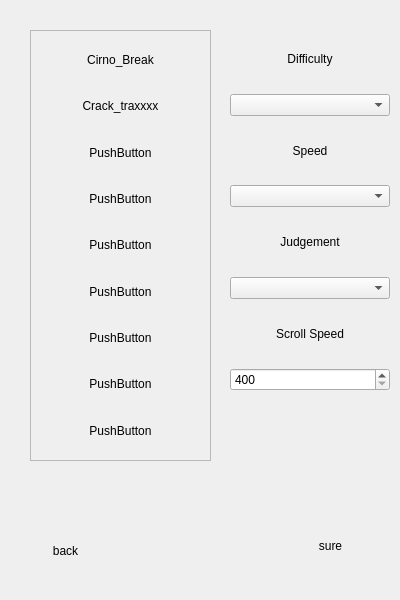
<?xml version="1.0" encoding="UTF-8"?>
<ui version="4.0">
 <class>MainWindow</class>
 <widget class="QWidget" name="MainWindow">
  <property name="geometry">
   <rect>
    <x>0</x>
    <y>0</y>
    <width>400</width>
    <height>600</height>
   </rect>
  </property>
  <property name="minimumSize">
   <size>
    <width>400</width>
    <height>600</height>
   </size>
  </property>
  <property name="maximumSize">
   <size>
    <width>400</width>
    <height>600</height>
   </size>
  </property>
  <property name="windowTitle">
   <string>选歌界面</string>
  </property>
  <widget class="QWidget" name="centralwidget" native="true">
   <property name="geometry">
    <rect>
     <x>0</x>
     <y>0</y>
     <width>410</width>
     <height>601</height>
    </rect>
   </property>
   <widget class="QScrollArea" name="scrollArea">
    <property name="geometry">
     <rect>
      <x>30</x>
      <y>30</y>
      <width>181</width>
      <height>431</height>
     </rect>
    </property>
    <property name="autoFillBackground">
     <bool>false</bool>
    </property>
    <property name="widgetResizable">
     <bool>true</bool>
    </property>
    <widget class="QWidget" name="scrollAreaWidgetContents">
     <property name="geometry">
      <rect>
       <x>0</x>
       <y>0</y>
       <width>184</width>
       <height>584</height>
      </rect>
     </property>
     <layout class="QVBoxLayout" name="verticalLayout">
      <item>
       <widget class="buttonEvent" name="btn1">
        <property name="enabled">
         <bool>true</bool>
        </property>
        <property name="minimumSize">
         <size>
          <width>160</width>
          <height>40</height>
         </size>
        </property>
        <property name="maximumSize">
         <size>
          <width>200</width>
          <height>40</height>
         </size>
        </property>
        <property name="text">
         <string>Cirno_Break</string>
        </property>
        <property name="iconSize">
         <size>
          <width>16</width>
          <height>16</height>
         </size>
        </property>
        <property name="flat">
         <bool>true</bool>
        </property>
       </widget>
      </item>
      <item>
       <spacer name="verticalSpacer">
        <property name="orientation">
         <enum>Qt::Vertical</enum>
        </property>
        <property name="sizeHint" stdset="0">
         <size>
          <width>20</width>
          <height>40</height>
         </size>
        </property>
       </spacer>
      </item>
      <item>
       <widget class="buttonEvent" name="btn2">
        <property name="minimumSize">
         <size>
          <width>160</width>
          <height>40</height>
         </size>
        </property>
        <property name="maximumSize">
         <size>
          <width>200</width>
          <height>40</height>
         </size>
        </property>
        <property name="text">
         <string>Crack_traxxxx</string>
        </property>
        <property name="iconSize">
         <size>
          <width>32</width>
          <height>32</height>
         </size>
        </property>
        <property name="autoDefault">
         <bool>true</bool>
        </property>
        <property name="flat">
         <bool>true</bool>
        </property>
       </widget>
      </item>
      <item>
       <spacer name="verticalSpacer_2">
        <property name="orientation">
         <enum>Qt::Vertical</enum>
        </property>
        <property name="sizeHint" stdset="0">
         <size>
          <width>20</width>
          <height>40</height>
         </size>
        </property>
       </spacer>
      </item>
      <item>
       <widget class="buttonEvent" name="btn3">
        <property name="minimumSize">
         <size>
          <width>160</width>
          <height>40</height>
         </size>
        </property>
        <property name="maximumSize">
         <size>
          <width>200</width>
          <height>40</height>
         </size>
        </property>
        <property name="text">
         <string>PushButton</string>
        </property>
        <property name="flat">
         <bool>true</bool>
        </property>
       </widget>
      </item>
      <item>
       <spacer name="verticalSpacer_3">
        <property name="orientation">
         <enum>Qt::Vertical</enum>
        </property>
        <property name="sizeHint" stdset="0">
         <size>
          <width>20</width>
          <height>40</height>
         </size>
        </property>
       </spacer>
      </item>
      <item>
       <widget class="buttonEvent" name="btn4">
        <property name="minimumSize">
         <size>
          <width>160</width>
          <height>40</height>
         </size>
        </property>
        <property name="maximumSize">
         <size>
          <width>200</width>
          <height>40</height>
         </size>
        </property>
        <property name="text">
         <string>PushButton</string>
        </property>
        <property name="flat">
         <bool>true</bool>
        </property>
       </widget>
      </item>
      <item>
       <spacer name="verticalSpacer_8">
        <property name="orientation">
         <enum>Qt::Vertical</enum>
        </property>
        <property name="sizeHint" stdset="0">
         <size>
          <width>20</width>
          <height>40</height>
         </size>
        </property>
       </spacer>
      </item>
      <item>
       <widget class="buttonEvent" name="btn5">
        <property name="minimumSize">
         <size>
          <width>160</width>
          <height>40</height>
         </size>
        </property>
        <property name="maximumSize">
         <size>
          <width>200</width>
          <height>40</height>
         </size>
        </property>
        <property name="text">
         <string>PushButton</string>
        </property>
        <property name="flat">
         <bool>true</bool>
        </property>
       </widget>
      </item>
      <item>
       <spacer name="verticalSpacer_4">
        <property name="orientation">
         <enum>Qt::Vertical</enum>
        </property>
        <property name="sizeHint" stdset="0">
         <size>
          <width>20</width>
          <height>40</height>
         </size>
        </property>
       </spacer>
      </item>
      <item>
       <widget class="buttonEvent" name="btn6">
        <property name="sizePolicy">
         <sizepolicy hsizetype="Minimum" vsizetype="Minimum">
          <horstretch>0</horstretch>
          <verstretch>0</verstretch>
         </sizepolicy>
        </property>
        <property name="minimumSize">
         <size>
          <width>160</width>
          <height>40</height>
         </size>
        </property>
        <property name="maximumSize">
         <size>
          <width>200</width>
          <height>40</height>
         </size>
        </property>
        <property name="text">
         <string>PushButton</string>
        </property>
        <property name="flat">
         <bool>true</bool>
        </property>
       </widget>
      </item>
      <item>
       <spacer name="verticalSpacer_5">
        <property name="orientation">
         <enum>Qt::Vertical</enum>
        </property>
        <property name="sizeHint" stdset="0">
         <size>
          <width>20</width>
          <height>40</height>
         </size>
        </property>
       </spacer>
      </item>
      <item>
       <widget class="buttonEvent" name="btn7">
        <property name="sizePolicy">
         <sizepolicy hsizetype="Minimum" vsizetype="Minimum">
          <horstretch>0</horstretch>
          <verstretch>0</verstretch>
         </sizepolicy>
        </property>
        <property name="minimumSize">
         <size>
          <width>160</width>
          <height>40</height>
         </size>
        </property>
        <property name="maximumSize">
         <size>
          <width>200</width>
          <height>40</height>
         </size>
        </property>
        <property name="text">
         <string>PushButton</string>
        </property>
        <property name="flat">
         <bool>true</bool>
        </property>
       </widget>
      </item>
      <item>
       <widget class="buttonEvent" name="btn8">
        <property name="enabled">
         <bool>true</bool>
        </property>
        <property name="sizePolicy">
         <sizepolicy hsizetype="Minimum" vsizetype="Fixed">
          <horstretch>160</horstretch>
          <verstretch>40</verstretch>
         </sizepolicy>
        </property>
        <property name="minimumSize">
         <size>
          <width>160</width>
          <height>40</height>
         </size>
        </property>
        <property name="maximumSize">
         <size>
          <width>200</width>
          <height>40</height>
         </size>
        </property>
        <property name="text">
         <string>PushButton</string>
        </property>
        <property name="flat">
         <bool>true</bool>
        </property>
       </widget>
      </item>
      <item>
       <spacer name="verticalSpacer_6">
        <property name="orientation">
         <enum>Qt::Vertical</enum>
        </property>
        <property name="sizeHint" stdset="0">
         <size>
          <width>20</width>
          <height>40</height>
         </size>
        </property>
       </spacer>
      </item>
      <item>
       <spacer name="verticalSpacer_7">
        <property name="orientation">
         <enum>Qt::Vertical</enum>
        </property>
        <property name="sizeHint" stdset="0">
         <size>
          <width>20</width>
          <height>40</height>
         </size>
        </property>
       </spacer>
      </item>
      <item>
       <widget class="buttonEvent" name="btn9">
        <property name="minimumSize">
         <size>
          <width>160</width>
          <height>40</height>
         </size>
        </property>
        <property name="maximumSize">
         <size>
          <width>200</width>
          <height>40</height>
         </size>
        </property>
        <property name="text">
         <string>PushButton</string>
        </property>
        <property name="flat">
         <bool>true</bool>
        </property>
       </widget>
      </item>
     </layout>
    </widget>
   </widget>
   <widget class="QPushButton" name="pushButton">
    <property name="geometry">
     <rect>
      <x>20</x>
      <y>530</y>
      <width>91</width>
      <height>41</height>
     </rect>
    </property>
    <property name="text">
     <string>back</string>
    </property>
    <property name="flat">
     <bool>true</bool>
    </property>
   </widget>
   <widget class="QPushButton" name="btn">
    <property name="geometry">
     <rect>
      <x>280</x>
      <y>530</y>
      <width>101</width>
      <height>31</height>
     </rect>
    </property>
    <property name="text">
     <string>sure</string>
    </property>
    <property name="flat">
     <bool>true</bool>
    </property>
   </widget>
   <widget class="QWidget" name="verticalLayoutWidget">
    <property name="geometry">
     <rect>
      <x>230</x>
      <y>30</y>
      <width>160</width>
      <height>361</height>
     </rect>
    </property>
    <layout class="QVBoxLayout" name="verticalLayout_2">
     <item>
      <widget class="QLabel" name="label_3">
       <property name="text">
        <string>Difficulty</string>
       </property>
       <property name="alignment">
        <set>Qt::AlignCenter</set>
       </property>
      </widget>
     </item>
     <item>
      <widget class="QComboBox" name="comboBox_2"/>
     </item>
     <item>
      <widget class="QLabel" name="label">
       <property name="text">
        <string>Speed</string>
       </property>
       <property name="alignment">
        <set>Qt::AlignCenter</set>
       </property>
      </widget>
     </item>
     <item>
      <widget class="QComboBox" name="comboBox_3"/>
     </item>
     <item>
      <widget class="QLabel" name="label_2">
       <property name="text">
        <string>Judgement</string>
       </property>
       <property name="alignment">
        <set>Qt::AlignCenter</set>
       </property>
      </widget>
     </item>
     <item>
      <widget class="QComboBox" name="comboBox"/>
     </item>
     <item>
      <widget class="QLabel" name="label_4">
       <property name="text">
        <string>Scroll Speed</string>
       </property>
       <property name="alignment">
        <set>Qt::AlignCenter</set>
       </property>
      </widget>
     </item>
     <item>
      <widget class="QSpinBox" name="spinBox">
       <property name="minimum">
        <number>400</number>
       </property>
       <property name="maximum">
        <number>600</number>
       </property>
       <property name="singleStep">
        <number>10</number>
       </property>
      </widget>
     </item>
    </layout>
   </widget>
  </widget>
 </widget>
 <customwidgets>
  <customwidget>
   <class>buttonEvent</class>
   <extends>QPushButton</extends>
   <header>buttonevent.h</header>
  </customwidget>
 </customwidgets>
 <resources/>
 <connections/>
</ui>
